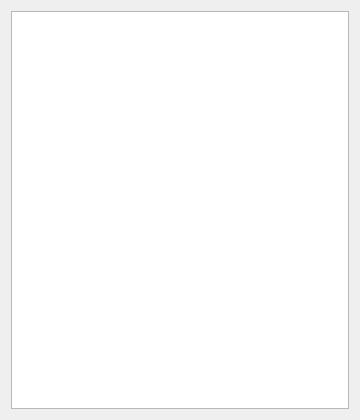
<?xml version="1.0" encoding="UTF-8"?>
<ui version="4.0"><class>Dialog</class><widget class="QDialog" name="Dialog"><property name="geometry"><rect><x>0</x><y>0</y><width>360</width><height>420</height></rect></property><property name="windowTitle"><string>#099 lists/184_list_tall</string></property><layout class="QVBoxLayout" name="verticalLayout"><property name="leftMargin"><number>11</number></property><property name="topMargin"><number>11</number></property><property name="rightMargin"><number>11</number></property><property name="bottomMargin"><number>11</number></property><property name="spacing"><number>6</number></property><item><widget class="QListWidget" name="list"></widget></item></layout></widget></ui>
